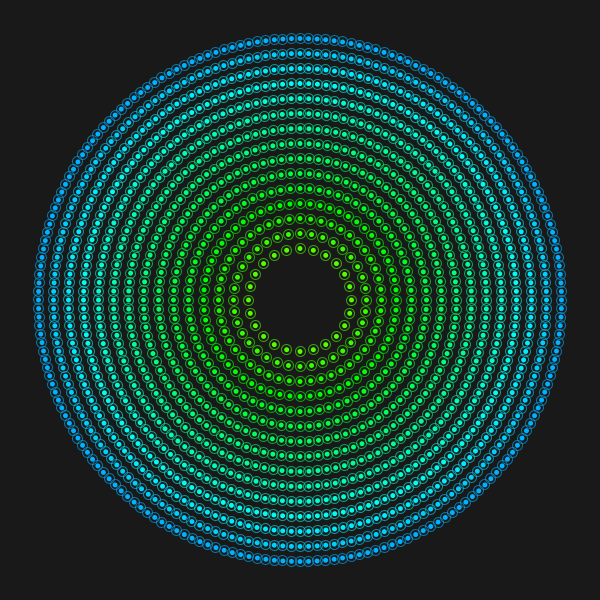
Frame 1 (no input)
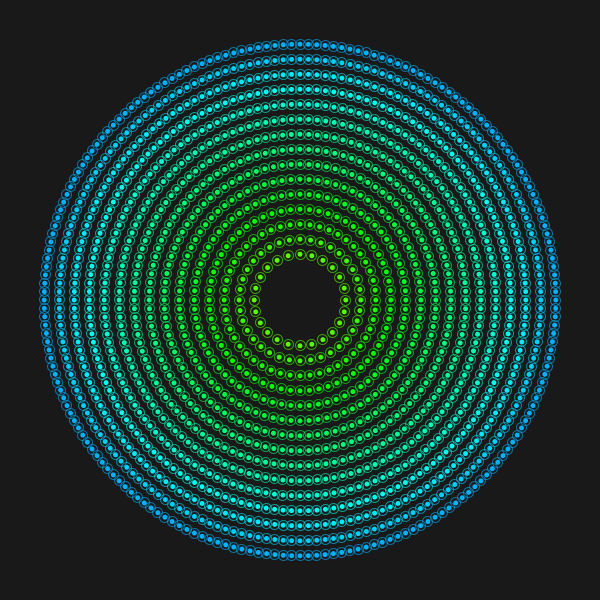
Frame 60 (the mouse pressed at the canvas centre just before this capture)
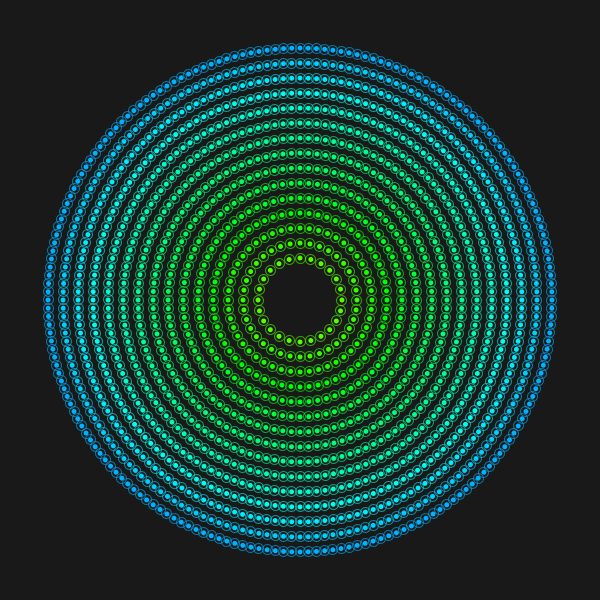
Frame 120 (the mouse held since frame 60 and released just before this capture)

The Processing sketch that drew these frames (run headless with seeded random() and noise(); from frame 60 on, the mouse is pressed at the canvas centre):

// Processing sketch: dibujando_en_circulos_04
// ── dibujando_en_circulos_04.pde
/*
 Basado en el ejemplo anterior(03),
 Integramos animación.
 Francisco Zamorano, 2017
 */

float origenX, origenY;  //usaremos este para el centro de la circunferencia
float radioInicial; // radio de la circunferencia
int nElementosInicial; //cantidad de cosas a dibujar
int nAnillos; //cuantas repeticiones para crear 'anillos'
float espacioAnillos; //separacion entre 'anillos' 

void setup() {
  size(600, 600);
  origenX = width/2; //mitad del ancho del canvas
  origenY = height/2; //mitad del alto del canvas
  radioInicial = 50; //inicializamos el radio, lo vamos a modificar despues
  nElementosInicial = 24;
  nAnillos = 15;
  espacioAnillos = 15;
  colorMode (HSB, 360, 100, 100);
}

void draw() {
  background(0,0,10);
  for (int i = 0; i<nAnillos; i++) { //loop para repetir anillos
    float radio = radioInicial + espacioAnillos*i; // en cada loop de 'i', incrementamos el radio en 20px
    int nElementos = nElementosInicial + 12*i; //en cada anillo, incrementamos en 12 la cantidad de elementos
    float hue = 100 + i*7; //esta es una tecnica para limitar que un numero no crezca eternamente, el operador "módulo"(%) genera un ciclo.
    color miColor = color(hue, 100, 100);

    //dibujemos un anillo
    for (int j = 0; j<nElementos; j++) { //loop para posicionar los elementos
      float angulo = (TWO_PI/nElementos) * j;
      float x = origenX + cos(angulo) * (radio + sin(frameCount*0.1)*espacioAnillos);
      float y = origenY + sin(angulo) * (radio + sin(frameCount*0.1)*espacioAnillos);
      miDibujo(x, y, 10, 10, miColor); //en vez de dibujar directo aca, llamamos a una funcion. Esto es opcional por supuesto
    }
  }
}

void miDibujo(float x, float y, float tX, float tY, color c) {
  tX/=2;
  tY/=2;
  fill(c);
  noStroke();
  ellipse(x, y, tX, tY);
  noFill();
  stroke(c,150);
  ellipse(x, y, tX*2, tY*2);

}
